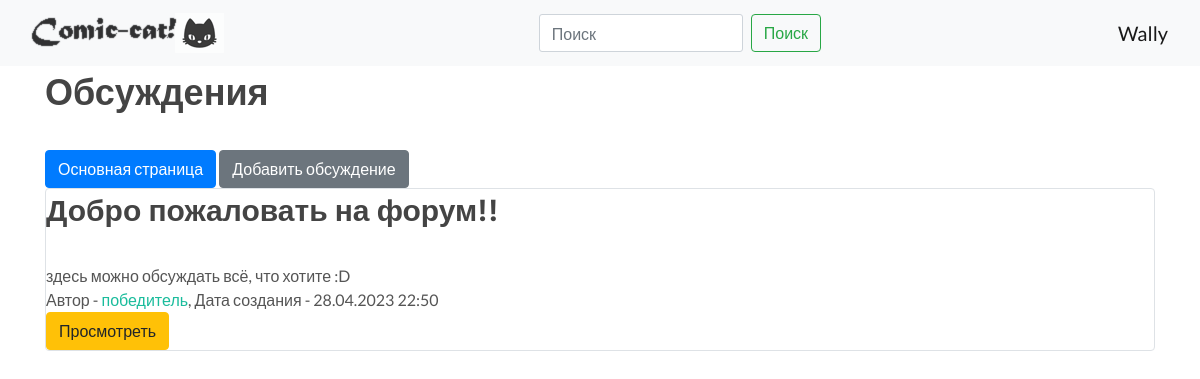
The page /discussions/ (signed in) on the database its author committed.
### data/users.py (models this page shows, shortened)
class User(SqlAlchemyBase, UserMixin, SerializerMixin):
    __tablename__ = 'users'
    id = sqlalchemy.Column(sqlalchemy.Integer,
                           primary_key=True, autoincrement=True)
    name = sqlalchemy.Column(sqlalchemy.String, nullable=True)
    about = sqlalchemy.Column(sqlalchemy.String, nullable=True)
    email = sqlalchemy.Column(sqlalchemy.String,
                              index=True, unique=True, nullable=True)
    hashed_password = sqlalchemy.Column(sqlalchemy.String, nullable=True)
    created_date = sqlalchemy.Column(sqlalchemy.DateTime,
                                     default=datetime.datetime.now)
    comics = orm.relationship("Comics", back_populates='user')
    discussions = orm.relationship("Discussions", back_populates='user')
    posts = orm.relationship("Posts", back_populates='user')
    reviews = orm.relationship("Reviews", back_populates='user')

### data/discussions.py (models this page shows)
class Discussions(SqlAlchemyBase, SerializerMixin):
    __tablename__ = 'discussions'
    id = sqlalchemy.Column(sqlalchemy.Integer,
                           primary_key=True, autoincrement=True)
    title = sqlalchemy.Column(sqlalchemy.String, nullable=True)
    content = sqlalchemy.Column(sqlalchemy.String, nullable=True)
    created_date = sqlalchemy.Column(sqlalchemy.DateTime,
                                     default=datetime.datetime.now)
    is_published = sqlalchemy.Column(sqlalchemy.Boolean, default=True)
    user_id = sqlalchemy.Column(sqlalchemy.Integer,
                                sqlalchemy.ForeignKey("users.id"))
    user = orm.relationship('User')
    posts = orm.relationship("Posts", back_populates='discussion')

### main.py (the view)
@app.route("/discussions/")
def discussions():
    db_sess = db_session.create_session()
    discs = db_sess.query(Discussions)
    return render_template("discussions.html", discs=discs)

### data/db_session.py (called while the page is built)
def create_session() -> Session:
    global __factory
    return __factory()

### main.py (called while the page is built)
@login_manager.user_loader
def load_user(user_id):
    db_sess = db_session.create_session()
    return db_sess.query(User).get(user_id)

### templates/discussions.html (shortened to what this page needs)
{% extends "base.html" %}
{% block content %}
<h1>Обсуждения</h1>
<a class="btn btn-primary " href="/">Основная страница</a>
{% if current_user.is_authenticated %}
    <a href="discs" class="btn btn-secondary">Добавить обсуждение</a>
{% endif %}
{% for item in discs%}
<div class="col-md6 border rounded">
    <h2>{{item.title}}</h2>
    <div>
        {{item.content}}
    </div>
    <div>
        Автор - <a href="/users/{{ item.user.id }}"> {{item.user.name}}</a>, Дата создания - {{item.created_date.strftime('%d.%m.%Y %H:%M')}}
    </div>
    <div>
        <a href="/discussions/{{ item.id }}" class="btn btn-warning">
            Просмотреть
        </a>
    </div>
</div>
{% endfor %}
{% endblock %}

### templates/base.html (shortened to what this page needs)
<!doctype html>
<html lang="ru">
<head>
	<link rel="stylesheet" href="{{ url_for('static', filename='css/bootstrap.css') }}" type="text/css" />
	<link rel="stylesheet" href="{{ url_for('static', filename='css/style.css') }}" type="text/css" />
	<link rel="stylesheet" href="{{ url_for('static', filename='css/dark.css') }}" type="text/css" />
	<link rel="stylesheet" href="{{ url_for('static', filename='css/font-icons.css') }}" type="text/css" />
	<link rel="stylesheet" href="{{ url_for('static', filename='css/animate.css') }}" type="text/css" />
	<link rel="stylesheet" href="{{ url_for('static', filename='css/magnific-popup.css') }}" type="text/css" />
	<link rel="stylesheet" href="{{ url_for('static', filename='css/custom.css') }}" type="text/css" />
	<link rel="stylesheet" href="{{ url_for('static', filename='css/components/ion.rangeslider.css') }}" type="text/css" />
	<link rel="stylesheet" href="{{ url_for('static', filename='css/components/bs-filestyle.css') }}" type="text/css" />
</head>
<body>
<header>
    <nav class="navbar navbar-light bg-light">
        <a class="navbar-brand" href="/"><img src="{{ url_for('static', filename='images/logo.png') }}" alt="Comic-cat!" style="opacity:0.8; filter: alpha(opacity=80);"></a>
        <form action="/find" method="post" class="form-inline m-0">
			<input class="form-control mr-sm-2" type="search" placeholder="Поиск" name="findtext" aria-label="Поиск">
			<button class="btn btn-outline-success my-2 my-sm-0" type="submit">Поиск</button>
		</form>
        {% if current_user.is_authenticated %}
            <a class="navbar-brand" href="/logout">{{ current_user.name }}</a>
        {% else %}
            <p>
                <a class="btn btn-primary " href="/register">Зарегистрироваться</a>
                <a class="btn btn-success" href="/login">Войти</a>
            </p>
        {% endif %}
    </nav>
</header>
<main role="main" class="container">
    {% block content %}{% endblock %}
</main>
</body>
</html>

### rows shown on the page
User: name "Wally"
Discussions: title "Добро пожаловать на форум!!", content "здесь можно обсуждать всё, что хотите :D", user.name "победитель", created_date "28.04.2023 22:50"
